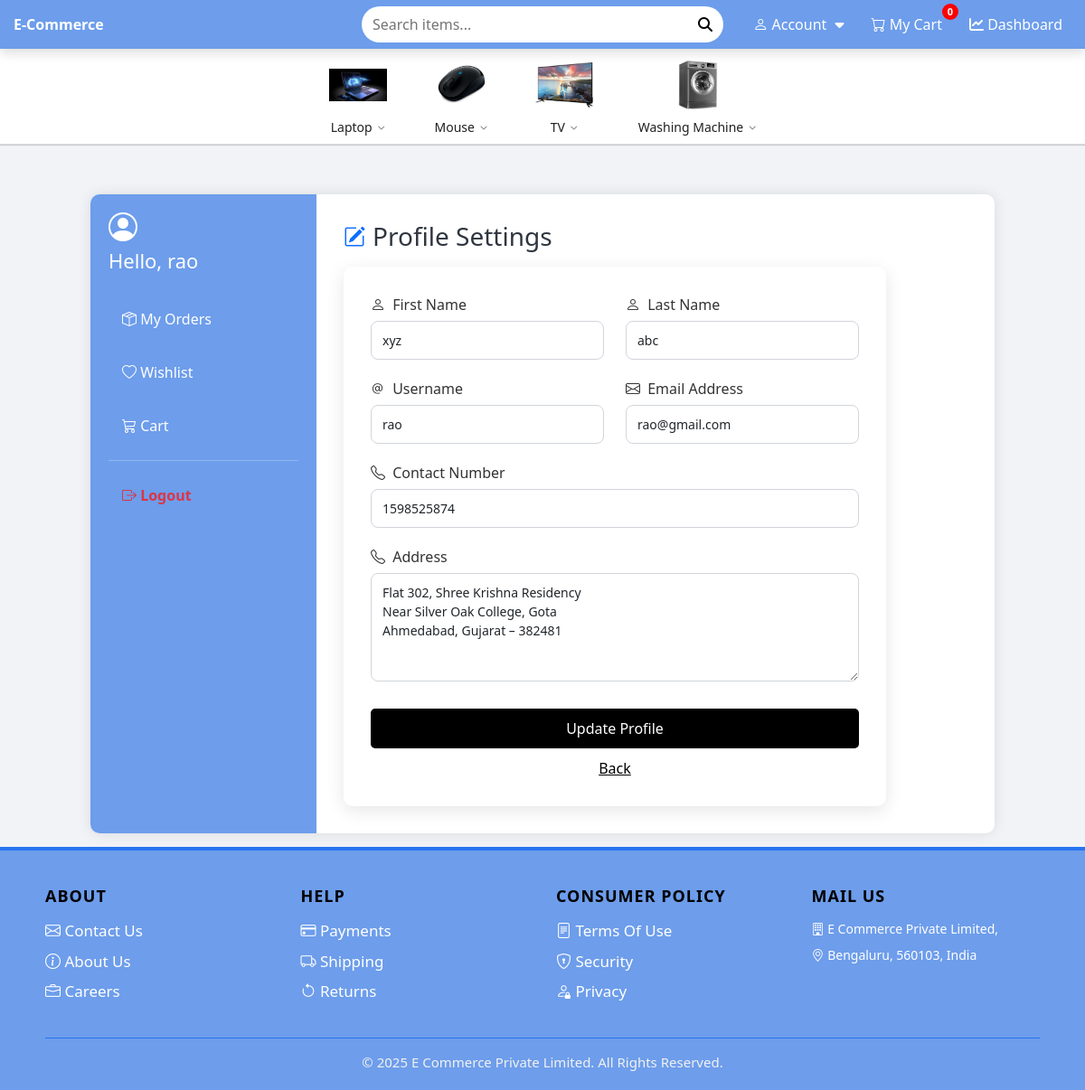
The page /user/profile/ (signed in) on the database its author committed.
### product/models.py (models this page shows, shortened)
class Category(models.Model):
    name = models.CharField(max_length=100, unique=True)
    image = models.ImageField(upload_to="categories/", blank=True, null=True)
    description = models.TextField(blank=True, null=True)

### users/models.py (models this page shows, shortened)
class BaseModel(models.Model):
    created_at = models.DateTimeField(auto_now_add=True,null=True)
    updated_at = models.DateTimeField(auto_now=True)
    class Meta:
        abstract = True

class User(BaseModel, AbstractUser):
    ROLE_CHOICES = (('admin', 'Admin'),('customer', 'Customer'),)
    role = models.CharField(max_length=20,choices=ROLE_CHOICES,default='customer')
    contact_number = models.CharField(max_length=15,blank=True,null=True,unique=True)
    address = models.TextField(blank=True, null=True)

### users/views.py (the view, shortened to what this page needs)
# urls.py: path("profile/", UserProfileView.as_view(), name="profile"),
class UserProfileView(LoginRequiredMixin, FormView):
    template_name = "profile.html"
    form_class = UserProfileUpdateForm
    success_url = reverse_lazy("profile")
    def get_form_kwargs(self):
        kwargs = super().get_form_kwargs()
        kwargs["instance"] = self.request.user
        return kwargs

### users/forms.py (shortened to what this page needs)
class UserProfileUpdateForm(forms.ModelForm):
    class Meta:
        model = User
        fields = [
            "username",
            "email",
            "contact_number",
            "first_name",
            "last_name",
            "address",
        ]
        widgets = {
            "username": forms.TextInput(attrs={"class": "form-control"}),
            "email": forms.EmailInput(attrs={"class": "form-control"}),
            "contact_number": forms.TextInput(attrs={"class": "form-control"}),
            "first_name": forms.TextInput(attrs={"class": "form-control"}),
            "last_name": forms.TextInput(attrs={"class": "form-control"}),
            "address":forms.Textarea(attrs={"class":"form-control", "rows":2}),
        }

### cart/context_processors.py (called while the page is built)
def cart_count(request):
    if request.user.is_authenticated:
        count = Cart.objects.filter(user=request.user).aggregate(
            total=models.Sum("quantity")
        )["total"] or 0
        return {"cart_count": count}
    return {"cart_count": 0}

### product/context_processors.py (called while the page is built)
def category_context(request):
    return {
        'header_categories': Category.objects.all().prefetch_related('subcategories')
    }

### template/profile.html (shortened to what this page needs)
{% extends "base.html" %}
{% block content %}
<div class="profile-wrapper">
  <div class="profile-card">
    <div class="sidebar">
    <div class="user-greeting custom-mb">
        <i class="bi bi-person-circle fs-2"></i>
        <h2 class="mt-2">Hello, {{ user.username }}</h2>
      </div>
      <ul class="profile-menu">
        <li>
          <a href="{% url 'my_orders' %}">
              <i class="bi bi-box-seam"></i> My Orders
          </a>
        </li>
        <li>
          <a href="{% url 'wishlist_list' %}">
            <i class="bi bi-heart"></i> Wishlist
          </a>
        </li>
        <li>
          <a href="{% url 'cart_list' %}" class="text-decoration-none">
              <i class="bi bi-cart3"></i> Cart
          </a>
        </li>
        <hr>
        <li>
          <a href="{% url 'logout' %}" class="text-danger text-decoration-none fw-bold">
              <i class="bi bi-box-arrow-right"></i> Logout
          </a>
        </li>
      </ul>
    </div>
    <div class="main">
      <div class="d-flex align-items-center gap-2 mb-3">
        <i class="bi bi-pencil-square fs-4 text-primary"></i>
        <h2 class="m-0">Profile Settings</h2>
      </div>
      <form method="POST" class="profile-form">
        <div class="row">
          <div class="col-md-6">
            <div class="form-group mb-3">
              <label class="form-label"><i class="bi bi-person me-1"></i> First Name</label>
              {{ form.first_name }}
            </div>
          </div>
          <div class="col-md-6">
            <div class="form-group mb-3">
              <label class="form-label"><i class="bi bi-person me-1"></i> Last Name</label>
              {{ form.last_name }}
            </div>
          </div>
        </div>
        <div class="row">
        <div class="col-md-6">
            <div class="form-group mb-3">
              <label class="form-label"><i class="bi bi-at me-1"></i> Username</label>
              {{ form.username }}
            </div>
            </div>
        <div class="col-md-6">
        <div class="form-group mb-3">
          <label class="form-label"><i class="bi bi-envelope me-1"></i> Email Address</label>
          {{ form.email }}
        </div>
        </div>
        </div>
        <div class="form-group mb-3">
          <label class="form-label"><i class="bi bi-telephone me-1"></i> Contact Number</label>
          {{ form.contact_number }}
        </div>
        <div class="form-group mb-3">
          <label class="form-label"><i class="bi bi-telephone me-1"></i> Address</label>
          {{ form.address }}
        </div>
            <button type="submit" class="btn-primary">Update Profile</button>
        <a href="/" class="btn-secondary">Back</a>
      </form>
    </div>
  </div>
</div>
{% endblock content %}

### template/header.html (shortened to what this page needs)
<link
  rel="stylesheet"
  href="https://cdnjs.cloudflare.com/ajax/libs/font-awesome/6.5.1/css/all.min.css"
/>
<nav class="navbar">
  <a href="/" class="logo">
    <span>E-Commerce</span>
  </a>
  {% if user.is_authenticated %}
  <div class="search desktop-only">
    <input type="search" placeholder="Search items..." />
    <button><i class="fa-solid fa-magnifying-glass"></i></button>
  </div>
  {% endif %}
  <div class="right-menu">
    {% if user.is_authenticated %}
    <div class="user-dropdown desktop-only">
      <a href="#" class="profile-btn">
        <i class="bi bi-person"></i>
        <span>Account</span>
        <i class="fa-solid fa-caret-down"></i>
      </a>
    </div>
    <a href="{% url 'cart_list' %}" class="cart-link">
      <i class="bi bi-cart"></i>
      <span id="cart-count" class="cart-count">0</span>
      My Cart
    </a>
    {% if request.user.role == "admin" %}
    <a href="{% url 'dashboard_index' %}" class="desktop-only">
      <i class="fa-solid fa-chart-line"></i> Dashboard
    </a>
    {% endif %}
    {% else %}
      <a href="{% url 'signup' %}"><i class="fa-solid fa-user-plus"></i> Signup</a>
      <a href="{% url 'login' %}"><i class="fa-solid fa-right-to-bracket"></i> Login</a>
    {% endif %}
  </div>
</nav>
{% if user.is_authenticated %}
  <div class="cat-header-container">
    <div class="cat-header-inner cat-mobile-wrapper">
      {% for category in header_categories %}
        <div class="cat-item">
          <a href="#">
            {% if category.image %}
              <img src="{{ category.image.url }}" alt="{{ category.name }}">
            {% endif %}
            <span class="cat-name">
              {{ category.name }}
              {% if category.subcategories.all %}
                <i class="fa-solid fa-chevron-down desktop-only"></i>
              {% endif %}
            </span>
          </a>
        </div>
      {% endfor %}
  </div>
</div>
{% endif %}

### rows shown on the page
Category: image (picture), name "Laptop"
Category: image (picture), name "Mouse"
Category: image (picture), name "TV"
Category: image (picture), name "Washing Machine"
User: username "rao", first_name "xyz", last_name "abc", email "rao@gmail.com", contact_number "1598525874", address "Flat 302, Shree Krishna Residency Near Silver Oak College, Gota Ahmedabad, Gujarat – 382481"
